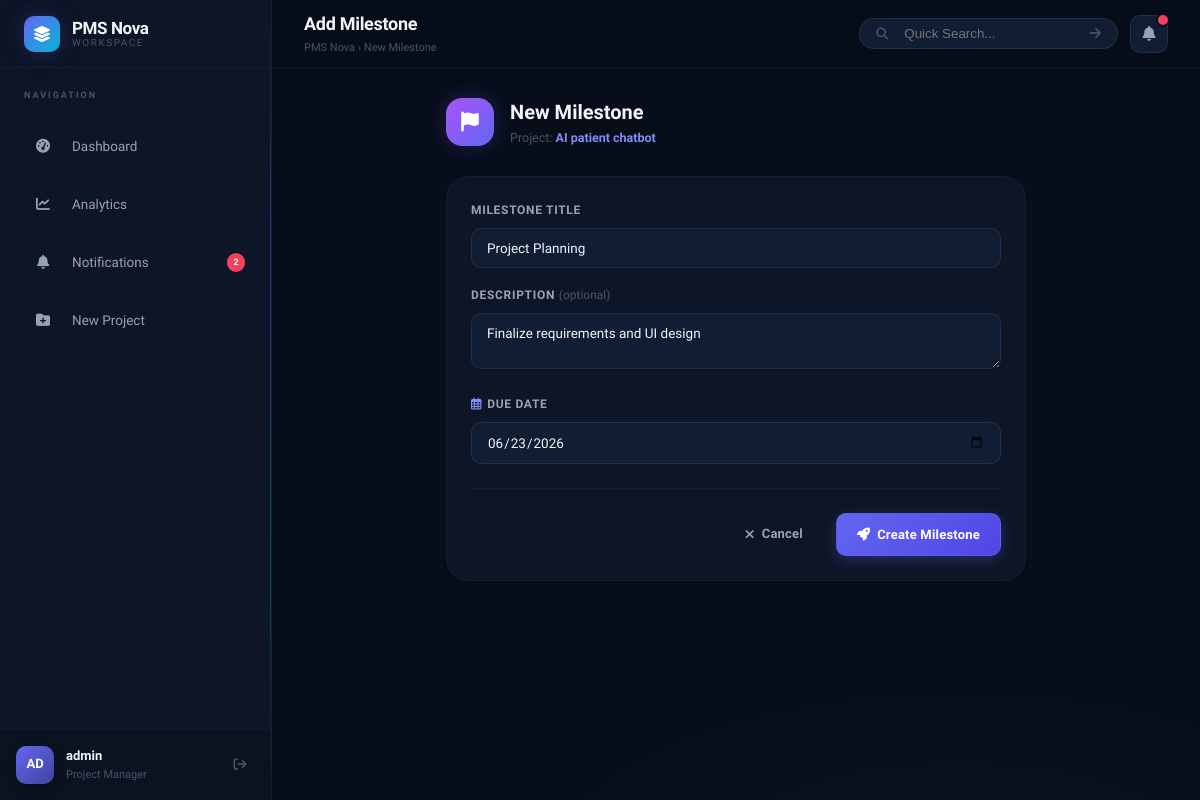
Screenshot of /projects/3/milestone/2/edit/ (signed in) with the database file from the repository.
### projects/models.py (models this page shows, shortened)
class Profile(models.Model):
    ROLE_CHOICES = [
        ('manager', 'Project Manager'),
        ('member', 'Team Member'),
    ]
    user = models.OneToOneField(User, on_delete=models.CASCADE, related_name='profile')
    role = models.CharField(max_length=10, choices=ROLE_CHOICES, default='member')
    avatar_color = models.CharField(max_length=7, default='#3b82f6')  # Tailwind blue-500 default

class Project(models.Model):
    STATUS_CHOICES = [
        ('planning', 'Planning'),
        ('active', 'Active'),
        ('on_hold', 'On Hold'),
        ('completed', 'Completed'),
    ]
    name = models.CharField(max_length=200)
    description = models.TextField(blank=True)
    start_date = models.DateField()
    end_date = models.DateField()
    status = models.CharField(max_length=15, choices=STATUS_CHOICES, default='planning')
    manager = models.ForeignKey(User, on_delete=models.CASCADE, related_name='managed_projects')
    members = models.ManyToManyField(User, related_name='projects', blank=True)
    created_at = models.DateTimeField(auto_now_add=True)

class Milestone(models.Model):
    project = models.ForeignKey(Project, on_delete=models.CASCADE, related_name='milestones')
    title = models.CharField(max_length=200)
    description = models.TextField(blank=True)
    due_date = models.DateField()
    is_achieved = models.BooleanField(default=False)

### projects/views.py (the view)
    def _wrapped_view_func(request, *args, **kwargs):
        if not request.user.is_authenticated:
            return redirect('login')
        if not hasattr(request.user, 'profile') or request.user.profile.role != 'manager':
            messages.error(request, "Access Denied: Only Project Managers can perform this action.")
            return redirect('dashboard')
        return view_func(request, *args, **kwargs)

### projects/forms.py
class MilestoneForm(forms.ModelForm):
    class Meta:
        model = Milestone
        fields = ['title', 'description', 'due_date']
        widgets = {
            'due_date': forms.DateInput(attrs={'type': 'date', 'class': 'form-input'}),
            'title': forms.TextInput(attrs={'placeholder': 'Milestone Title', 'class': 'form-input'}),
            'description': forms.Textarea(attrs={'placeholder': 'Describe milestone goals...', 'rows': 2, 'class': 'form-input'}),
        }

### projects/views.py (called while the page is built)
def manager_required(view_func):
    def _wrapped_view_func(request, *args, **kwargs):
        if not request.user.is_authenticated:
            return redirect('login')
        if not hasattr(request.user, 'profile') or request.user.profile.role != 'manager':
            messages.error(request, "Access Denied: Only Project Managers can perform this action.")
            return redirect('dashboard')
        return view_func(request, *args, **kwargs)
    return _wrapped_view_func

### projects/templates/projects/milestone_form.html (shortened to what this page needs)
{% extends 'projects/base.html' %}
{% load static %}
{% block header_title %}Add Milestone{% endblock %}
{% block breadcrumb_last %}New Milestone{% endblock %}
{% block content %}
<div style="max-width:580px;margin:0 auto;">
    <div style="display:flex;align-items:center;gap:16px;margin-bottom:28px;">
        <div style="width:48px;height:48px;border-radius:var(--radius-lg);background:linear-gradient(135deg,var(--brand-violet),var(--brand-primary));display:flex;align-items:center;justify-content:center;font-size:20px;color:white;box-shadow:var(--shadow-glow-primary);">
            <i class="fa-solid fa-flag"></i>
        </div>
        <div>
            <h2 style="font-size:20px;font-weight:800;color:var(--text-primary);">New Milestone</h2>
            <p style="font-size:12.5px;color:var(--text-muted);">
                Project: <a href="{% url 'project_detail' project.pk %}" style="color:var(--brand-primary-light);font-weight:600;">{{ project.name }}</a>
            </p>
        </div>
    </div>
    <div class="card">
        <form method="post" id="milestoneForm">
            <div class="form-group">
                <label class="form-label">Milestone Title</label>
                {{ form.title }}
            </div>
            <div class="form-group">
                <label class="form-label">Description <span style="color:var(--text-muted);font-weight:400;text-transform:none;letter-spacing:0;">(optional)</span></label>
                {{ form.description }}
            </div>
            <div class="form-group">
                <label class="form-label">
                    <i class="fa-regular fa-calendar-days" style="margin-right:5px;color:var(--brand-primary-light);"></i>Due Date
                </label>
                {{ form.due_date }}
            </div>
            <div class="form-divider"></div>
            <div style="display:flex;justify-content:flex-end;gap:12px;">
                <a href="{% url 'project_detail' project.pk %}" class="btn btn-ghost">
                    <i class="fa-solid fa-xmark"></i> Cancel
                </a>
                <button type="submit" class="btn btn-primary" id="createBtn" disabled>
                    <i class="fa-solid fa-rocket"></i> Create Milestone
                </button>
            </div>
        </form>
    </div>
</div>
{% endblock %}

### projects/templates/projects/base.html (shortened to what this page needs)
{% load static %}
<!DOCTYPE html>
<html lang="en">
<head>
    <link rel="stylesheet" href="https://cdnjs.cloudflare.com/ajax/libs/font-awesome/6.5.0/css/all.min.css">
    <link rel="stylesheet" href="{% static 'projects/css/style.css' %}">
</head>
<body>
<div class="app-container">
    <aside class="sidebar">
        <div class="sidebar-brand">
            <div class="sidebar-logo-icon">
                <i class="fa-solid fa-layer-group"></i>
            </div>
            <div class="sidebar-logo-text">
                <strong>PMS Nova</strong>
                <span>Workspace</span>
            </div>
        </div>
        <p class="sidebar-section-label">Navigation</p>
        <ul class="sidebar-menu">
            <li class="sidebar-item {% if request.resolver_match.url_name == 'dashboard' %}active{% endif %}">
                <a href="{% url 'dashboard' %}">
                    <span class="nav-icon"><i class="fa-solid fa-gauge-high"></i></span>
                    <span>Dashboard</span>
                </a>
            </li>
            <li class="sidebar-item {% if request.resolver_match.url_name == 'reports_view' %}active{% endif %}">
                <a href="{% url 'reports_view' %}">
                    <span class="nav-icon"><i class="fa-solid fa-chart-line"></i></span>
                    <span>Analytics</span>
                </a>
            </li>
            <li class="sidebar-item {% if request.resolver_match.url_name == 'notifications_list' %}active{% endif %}">
                <a href="{% url 'notifications_list' %}" style="position:relative;">
                    <span class="nav-icon"><i class="fa-solid fa-bell"></i></span>
                    <span>Notifications</span>
                    {% with cnt=request.user.notifications.all.count %}
                    {% if cnt > 0 %}
                    <span style="margin-left:auto; background:var(--color-danger); color:white; font-size:9px; font-weight:800; padding:2px 6px; border-radius:99px; min-width:18px; text-align:center;">{{ cnt }}</span>
                    {% endif %}
                    {% endwith %}
                </a>
            </li>
            {% if request.user.profile.role == 'manager' %}
            <li class="sidebar-item {% if request.resolver_match.url_name == 'project_create' %}active{% endif %}">
                <a href="{% url 'project_create' %}">
                    <span class="nav-icon"><i class="fa-solid fa-folder-plus"></i></span>
                    <span>New Project</span>
                </a>
            </li>
            {% endif %}
        </ul>
        <div class="sidebar-footer">
            <div class="user-avatar" style="background: linear-gradient(135deg, {{ request.user.profile.avatar_color }}, {{ request.user.profile.avatar_color }}99);">
                {{ request.user.username|slice:":2"|upper }}
            </div>
            <div class="user-info">
                <span class="user-name">{{ request.user.username }}</span>
                <span class="user-role">{{ request.user.profile.get_role_display }}</span>
            </div>
            <a href="{% url 'logout' %}" class="logout-btn" title="Logout">
                <i class="fa-solid fa-arrow-right-from-bracket"></i>
            </a>
        </div>
    </aside>
    <main class="main-content">
        <header class="main-header">
            <div class="header-left">
                <div class="header-title">
                    <h1>{% block header_title %}Overview{% endblock %}</h1>
                </div>
                <span class="header-breadcrumb">
                    {% block header_breadcrumb %}PMS Nova &rsaquo; {% block breadcrumb_last %}Dashboard{% endblock %}{% endblock %}
                </span>
            </div>
            <div class="header-actions">
                <form class="header-search" method="GET" action="{% url 'dashboard' %}">
                    <i class="fa-solid fa-magnifying-glass" style="font-size:12px;"></i>
                    <input
                        type="text"
                        name="q"
                        value="{{ request.GET.q }}"
                        placeholder="Quick Search..."
                        style="background:transparent;border:none;outline:none;flex:1;color:white;padding-left:8px;">
                    <button type="submit"
                            style="background:none;border:none;color:var(--text-muted);cursor:pointer;">
                    <i class="fa-solid fa-arrow-right"></i>
                    </button>
                </form>
                <a href="{% url 'notifications_list' %}" class="notification-bell" id="notif-bell-btn">
                    <i class="fa-solid fa-bell"></i>
                    {% if request.user.notifications.all %}
                    <span class="notification-badge" id="unread-count-badge"></span>
                    {% endif %}
                </a>
            </div>
        </header>
        <div class="content-wrapper animate-in">
            {% block content %}{% endblock %}
        </div>
    </main>
</div>
</body>
</html>

### rows the page displays
Project: name "AI patient chatbot"
Milestone: title "Project Planning", description "Finalize requirements and UI design", due_date "06/23/2026"

### other values shown
{{ cnt }} "2"
{{ request.user.username|slice:":2"|upper }} "AD"
{{ request.user.username }} "admin"
{{ request.user.profile.get_role_display }} "Project Manager"
